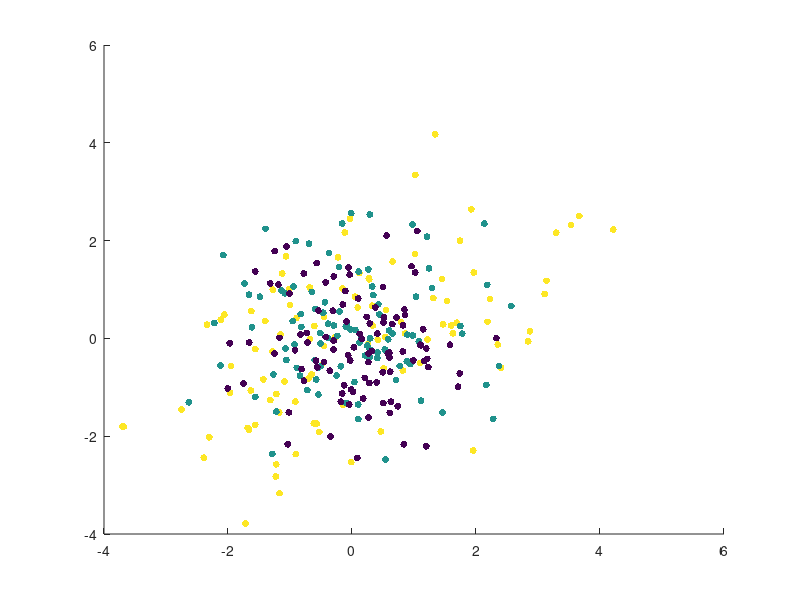
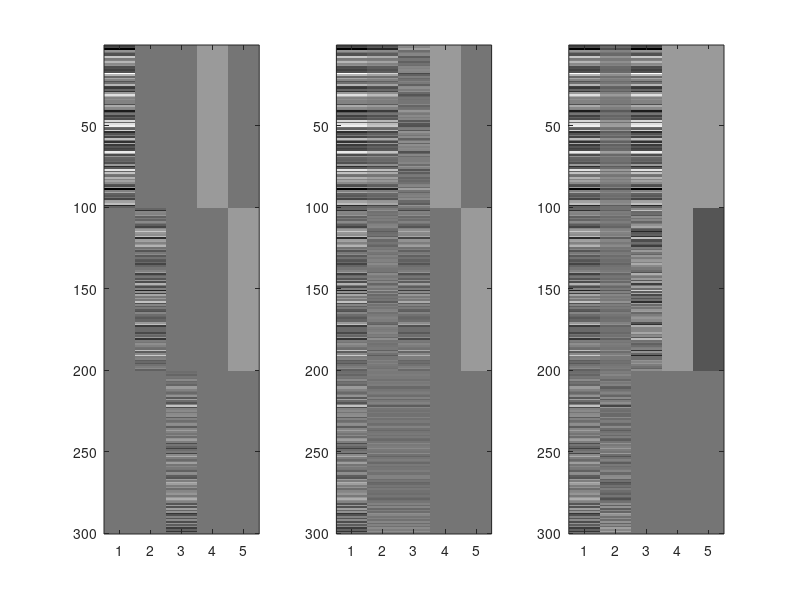

Write the MATLAB code that produced these figures, in order. (Note: this script raises an error after producing the figures.)
% This MATLAB script is to introduce the basic concepts of
% psychophysiological interaction (PPI) of functional MRI (fMRI) data
% Author: Xin Di, PhD

% Part 1 correlation differences among three conditions
% There are three conditions: A, B, and R.
% There is only correlation between x1 and x2 in condition A

% Generate simulated variables
x_common = randn(100,1);  % A common signal that give rises to correlation
x1A = x_common + randn(100,1);  % Simulated x1 in condition A
x2A = x_common + randn(100,1);  % Simulated x2 in condition A
x1B = 0.2*x_common + randn(100,1);  % Simulated x1 in condition B
x2B = 0.2*x_common + randn(100,1);  % Simulated x2 in condition B
x1R = randn(100,1);  % Simulated x1 in condition R
x2R = randn(100,1);  % Simulated x2 in condition R

% concatenate variables and generate the psychological variable
x1 = [x1A;x1B;x1R];
x2 = [x2A;x2B;x2R];
psych = [2*ones(100,1);ones(100,1);zeros(100,1)];

figure; scatter(x1,x2,25,psych,'filled');
r = [corr2(x1A,x2A) corr2(x1B,x2B) corr2(x1R,x2R)]


% Part2 Different methods to examine correlation (slope) differences 
psych1 = [ones(100,1);zeros(200,1)];
psych2 = [zeros(100,1);ones(100,1);zeros(100,1)];
design_matrix1 = [[x1A;zeros(200,1)],[zeros(100,1);x1B;zeros(100,1)],[zeros(200,1);x1R],psych1,psych2]; % omitted constant term because regstats will be used
design_matrix2 = [x1,x1.*detrend(psych1,'constant'),x1.*detrend(psych2,'constant'),psych1,psych2];
psych1b = [ones(200,1);zeros(100,1)];
psych2b = [ones(100,1);-ones(100,1);zeros(100,1)];
design_matrix3 = [x1,x1.*detrend(psych1b,'constant'),x1.*detrend(psych2b,'constant'),psych1b,psych2b];

figure; subplot(1,3,1);imagesc(design_matrix1)
subplot(1,3,2);imagesc(design_matrix2)
subplot(1,3,3);imagesc(design_matrix3);colormap('gray')

s = regstats(x2,design_matrix1);
[s.tstat.beta, s.tstat.se, s.tstat.t, s.tstat.pval];
[p,F] = linhyptest(s.beta, s.covb, 0, [0 1 -1 0 0 0], s.tstat.dfe)

s = regstats(x2,design_matrix2);
[s.tstat.beta, s.tstat.se, s.tstat.t, s.tstat.pval];
[p,F] = linhyptest(s.beta, s.covb, 0, [0 0 1 -1 0 0], s.tstat.dfe)

s = regstats(x2,design_matrix3);
[s.tstat.beta, s.tstat.se, s.tstat.t, s.tstat.pval];
[s.tstat.t(4), s.tstat.pval(4)]


